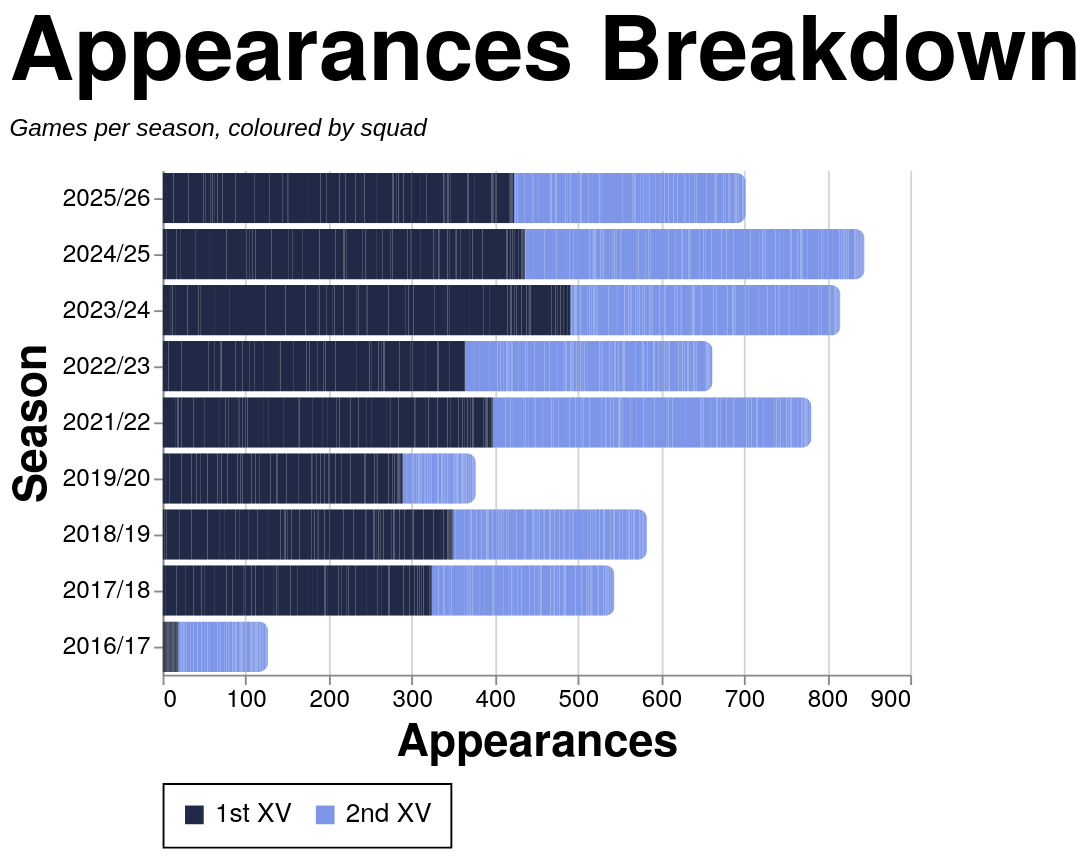

Vega-Lite specification for this chart:
### Vega-Lite specification from a JSON file in a GitHub repository (floating-point values rounded to 4 significant figures; data arrays with more than 128 entries replaced by an {"elided": "..."} marker saying what was removed)
{"config": {"axis": {"labelFont": "PT Sans Narrow, Helvetica Neue, Helvetica, Arial, sans-serif", "titleFont": "PT Sans Narrow, Helvetica Neue, Helvetica, Arial, sans-serif", "labelFontSize": 13, "titleFontSize": 24, "gridColor": "#202947", "gridOpacity": 0.2, "zindex": 1}, "text": {"font": "Lato, sans-serif"}, "bar": {"cornerRadiusEnd": 5}, "header": {"labelFont": "PT Sans Narrow, Helvetica Neue, Helvetica, Arial, sans-serif", "titleFont": "PT Sans Narrow, Helvetica Neue, Helvetica, Arial, sans-serif", "labelFontSize": 24, "titleFontSize": 28, "labelFontWeight": "bold", "orient": "left"}, "legend": {"labelFont": "PT Sans Narrow, Helvetica Neue, Helvetica, Arial, sans-serif", "titleFont": "PT Sans Narrow, Helvetica Neue, Helvetica, Arial, sans-serif", "labelFontSize": 14, "titleFontSize": 16, "titlePadding": 5, "fillColor": "white", "strokeColor": "black", "padding": 10, "titleFontWeight": "lighter", "titleFontStyle": "italic", "titleColor": "gray", "offset": 10}, "title": {"font": "PT Sans Narrow, Helvetica Neue, Helvetica, Arial, sans-serif", "fontSize": 48, "fontWeight": "bold", "anchor": "start", "align": "center", "titlePadding": 20, "subtitlePadding": 10, "subtitleFontSize": 13, "subtitleColor": "", "subtitleFontStyle": "italic", "offset": 15, "color": "black"}, "axisX": {"labelAngle": 0}, "facet": {"title": null, "header": null, "align": {"row": "each", "column": "each"}, "spacing": 10}, "resolve": {"scale": {"y": "independent", "facet": "independent"}}, "background": "transparent", "scale": {"offsetBandPaddingOuter": 0.2, "offsetBandPaddingInner": 0.1}, "view": {"stroke": null, "background": "transparent"}}, "data": {"name": "data-88c02bd5b5a0cb14116097cc2ca3f764"}, "mark": {"type": "bar"}, "encoding": {"color": {"field": "color_value", "legend": {"orient": "bottom", "title": null}, "scale": {"domain": ["1st XV", "2nd XV"], "range": ["#202946", "#7d96e8"]}, "sort": {"field": "sum(apps)", "op": "sum", "order": "descending"}, "type": "nominal"}, "tooltip": [{"field": "player", "title": "Player", "type": "nominal"}, {"field": "season", "title": "Season", "type": "nominal"}, {"field": "color_value", "title": "Group", "type": "nominal"}, {"aggregate": "sum", "field": "apps", "title": "Appearances", "type": "quantitative"}], "x": {"aggregate": "sum", "field": "apps", "title": "Appearances", "type": "quantitative"}, "y": {"field": "season", "sort": {"field": "season_sort", "op": "max", "order": "descending"}, "title": "Season", "type": "nominal"}}, "height": {"step": 30}, "title": {"text": "Appearances Breakdown", "subtitle": "Games per season, coloured by squad"}, "width": 400, "$schema": "https://vega.github.io/schema/vega-lite/v5.20.1.json", "datasets": {"data-88c02bd5b5a0cb14116097cc2ca3f764": {"elided": "2509 records"}}}
